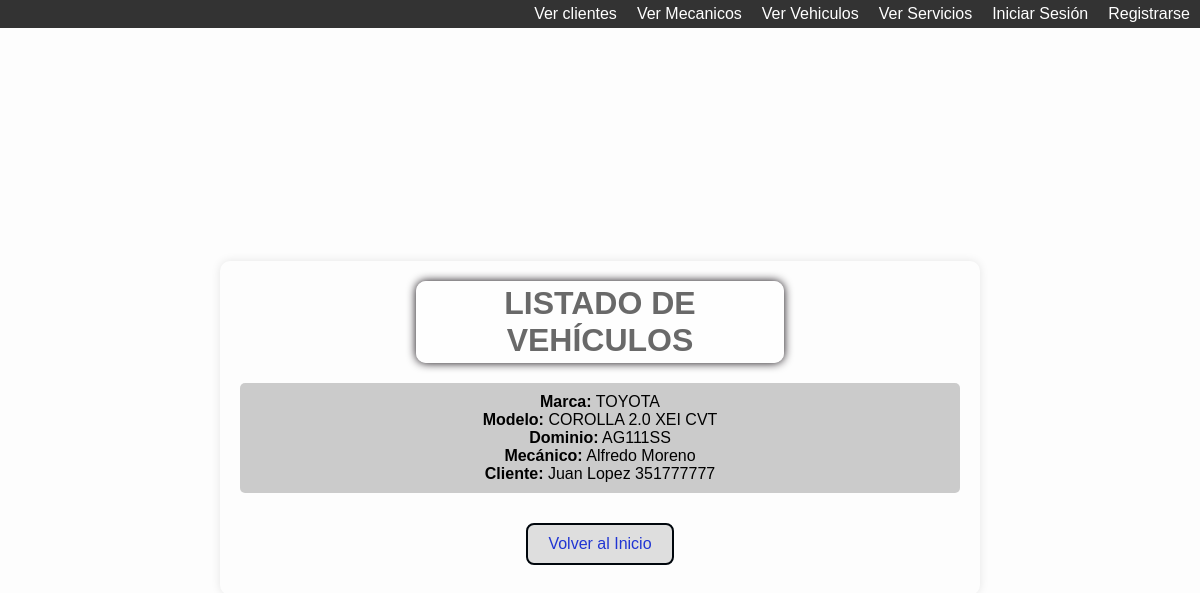
Page /vehiculo/list on the committed database.
### core/models.py (models this page shows, shortened)
class Vehiculo(models.Model):
    marca = models.CharField(max_length=50)
    modelo = models.CharField(max_length=50)
    dominio = models.CharField(max_length=50)
    mecanico = models.ForeignKey(Mecanico, on_delete=models.SET_NULL, null=True, blank=True)
    cliente = models.ForeignKey(Cliente, on_delete=models.SET_NULL, null=True, blank=True)

class Mecanico(models.Model):
    nombre = models.CharField(max_length=30)
    apellido = models.CharField(max_length=50)
    email = models.EmailField()
    def __str__(self) -> str:
        return f"{self.nombre} {self.apellido}"

class Cliente(models.Model):
    nombre = models.CharField(max_length=30)
    apellido = models.CharField(max_length=30)
    email = models.EmailField()
    celular = models.CharField(max_length=15, null=True, blank=True)
    def __str__(self) -> str:
        return f"{self.nombre} {self.apellido} {self.celular}"

### core/views.py (the view)
# urls.py: path("vehiculo/list", views.vehiculo_list, name="vehiculo_list"),
def vehiculo_list(request):
    consulta = models.Vehiculo.objects.all()
    contexto = {"vehiculo": consulta}
    return render(request, "core/vehiculo_list.html", contexto)

### core/templates/core/vehiculo_list.html (shortened to what this page needs)
{% extends 'core/base.html' %}
{% block contenido %}
<div class="overlay">
    <div class="container">
        <h1>LISTADO DE VEHÍCULOS</h1>
        <ul class="list-container">
            {% for vehiculo in vehiculo %}
                <li class="list-item">
                    <strong>Marca:</strong> {{ vehiculo.marca }}<br>
                    <strong>Modelo:</strong> {{ vehiculo.modelo }}<br>
                    <strong>Dominio:</strong> {{ vehiculo.dominio }}<br>
                    <strong>Mecánico:</strong> {{ vehiculo.mecanico }}<br>
                    <strong>Cliente:</strong> {{ vehiculo.cliente }}
                </li>
            {% endfor %}
        </ul>
        <a href="{% url 'index' %}" class="btn btn-back">Volver al Inicio</a>
    </div>
</div>
{% endblock contenido %}

### core/templates/core/navbar.html (style rules this page uses)
body { font-family: 'Arial', sans-serif; margin: 0; padding: 0; box-sizing: border-box; background-color: #f4f4f4; }

### core/templates/core/vehiculo_list.html (style rules this page uses)
body { font-family: 'Arial', sans-serif; margin: 0; padding: 0; background-image: url('https://img.freepik.com/foto-gratis/cerca-manos-personas-que-trabajan-computadoras_53876-146042.jpg?w=996&t=st=1705700048~exp=1705700648~hmac=eef6f8c36e44514d7362d4c29700bd45502e3ebd8ad19027e04e7cb122d99e12'); background-size: cover; background-position: center; }
.overlay { background-color: rgba(255, 255, 255, 0.8); min-height: 100vh; display: flex; align-items: center; justify-content: center; }
.container { width: 60%; padding: 20px; border-radius: 10px; box-shadow: 0 0 10px rgba(9, 9, 9, 0.1); text-align: center; z-index: 1; }
h1 { width: 50%; margin: auto; padding: 4px; border-radius: 10px; box-shadow: 0 0 10px rgba(15, 9, 15, 41); text-align: center; color: #121212a1; background-color: rgba(255, 255, 255, 0.8); margin-bottom: 20px; }
.btn { margin: 0 10px; padding: 10px 20px; text-decoration: none; color: #fff; background-color: #d0d8df; border: 1px solid #000306; border-radius: 5px; transition: background-color 0.3s ease; }
.list-container { list-style: none; padding: 0; margin-top: 20px; margin-bottom: 20px; }
.list-item { background-color: rgba(183, 183, 183, 0.7); padding: 10px; margin: 5px 0; border-radius: 5px; }
.btn-back { margin: 10px; padding: 10px 20px; text-decoration: none; color: #2035d3; background-color: #dadadae4; border: 2px solid #00060c; border-radius: 8px; transition: background-color 0.3s ease; display: inline-block; }

### rows in the picture
Vehiculo: marca "TOYOTA", modelo "COROLLA 2.0 XEI CVT", dominio "AG111SS", mecanico "Alfredo Moreno", cliente "Juan Lopez 351777777"
